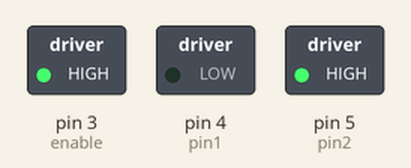
Simulated run of this sketch. Board: Arduino Uno, built with avr-gcc and run on an emulated ATmega328P. On the bench: switched loads named in the sketch (green lamp = pin HIGH).

Above: at 0.1 s.
Timing chart, 0 to 1.6 s (numbered marks = the images above):
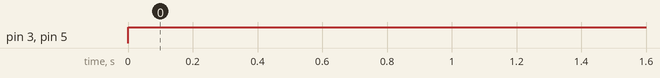

Measured:
- by itself, pin 3 (enable), pin 5 (pin2): LOW → HIGH at 0.00 s

The sketch:

RunBelt_Test.ino
```cpp
// Motor A
const int pin1 = 4;  // Connect to L298N IN1
const int pin2 = 5;  // Connect to L298N IN2
const int enable = 3;  // Connect to L298N ENA

void setup() {
  // Set motor control pins as outputs
  pinMode(pin1, OUTPUT);
  pinMode(pin2, OUTPUT);
  pinMode(enable, OUTPUT);
}

void loop() {
  /*
  // Run the motor in one direction for 2 seconds
  digitalWrite(pin1, HIGH);
  digitalWrite(pin2, LOW);
  analogWrite(enable, 50);  // Set motor speed (0 to 255)
  delay(2000);

  // Stop the motor for 1 second
  digitalWrite(pin1, LOW);
  digitalWrite(pin2, LOW);
  analogWrite(enable, 0);
  delay(1000);
  */
  // Run the motor in the opposite direction for 2 seconds
  digitalWrite(pin1, LOW);
  digitalWrite(pin2, HIGH);
  analogWrite(enable, 255);
  delay(2000);

  /*
  // Stop the motor for 1 second
  digitalWrite(pin1, LOW);
  digitalWrite(pin2, LOW);
  analogWrite(enable, 0);
  delay(1000);
  */
}
```
